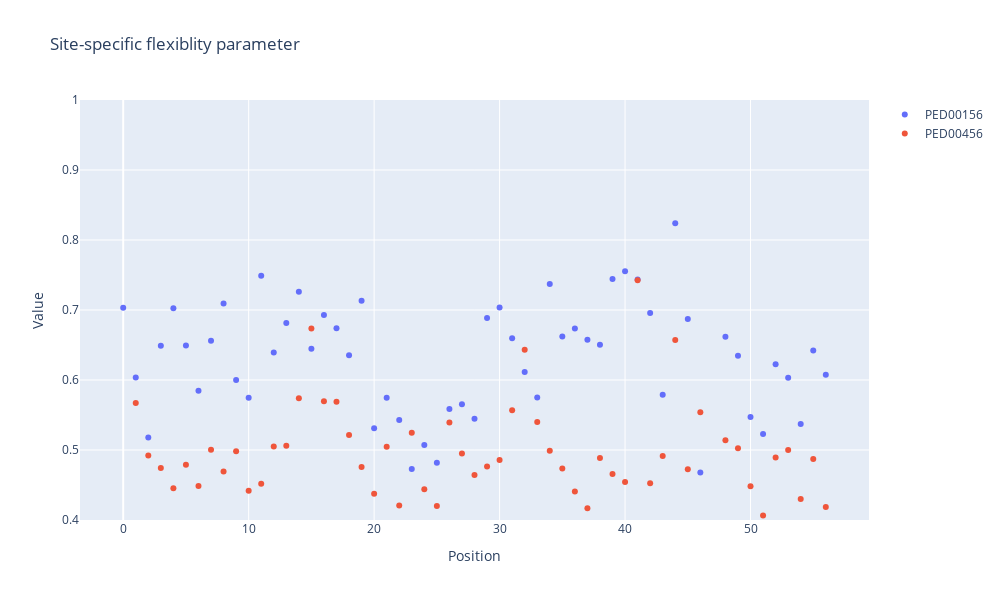

Notebook cell for this chart:
### Markdown cell above
### Site specific flexibility parameter

### Code cell
def featurize_phi_psi_dict(traj_dict, get_names=False):
    featurized_traj_dict = {}
    for traj_key, traj in traj_dict.items():
        atoms = list(traj.topology.atoms)
        phi_ids, phi = mdtraj.compute_phi(traj)
        psi_ids, psi = mdtraj.compute_psi(traj)
        phi_psi = np.concatenate([phi, psi], axis=1)
        if get_names:
            names = []
            for t in phi_ids:
                names.append(repr(atoms[t[1]].residue) + "-PHI")
            for t in psi_ids:
                names.append(repr(atoms[t[0]].residue) + "-PSI")
            featurized_traj_dict[traj_key] = (phi_psi, names)
        else:
            featurized_traj_dict[traj_key] = phi_psi
    return featurized_traj_dict
def split_phipsi_and_delate_lastphi_fristpsi_data(dictionary):
    phi_psi_separated = {}
    for key, value in dictionary.items():
        split_index = value.shape[1] // 2
        phi_array, psi_array = np.split(value, [split_index], axis=1)
        array_phi = np.delete(phi_array, -1, axis=1)
        array_psi = np.delete(psi_array, 0, axis=1)
        phi_psi_separated[key] = [array_phi, array_psi]
    return phi_psi_separated
phi_psi_separated = split_phipsi_and_delate_lastphi_fristpsi_data(featurize_phi_psi_dict(trajectories_angles))
def specific_site_flexibility_parameter(phi_psi_separated):
    f = {}
    for key, (phi_array, psi_array) in phi_psi_separated.items():
        Rsquare_phi =  np.square(np.mean(np.cos(phi_array), axis=0)) + np.square(np.mean(np.sin(phi_array), axis=0))
        Rsquare_psi = np.square(np.mean(np.cos(psi_array), axis=0)) + np.square(np.mean(np.sin(psi_array), axis=0))
        f_i = np.round(1 - (1/2 * np.sqrt(Rsquare_phi)) - (1/2 * np.sqrt(Rsquare_psi)), 5)
        f[key] = f_i
    return f
flexibility_parameter=specific_site_flexibility_parameter(phi_psi_separated)
def plot_scatter(flexibility_paramet):
    fig = go.Figure()
    for key, val in flexibility_paramet.items():
        position = list(range(val.shape[0])) 
        trace = go.Scatter(x=position, y=val, mode='markers', name=key)
        fig.add_trace(trace)
    
    layout = go.Layout(
        title='Site-specific flexiblity parameter',
        xaxis=dict(title='Position'),
        yaxis=dict(title='Value',range=[0.4,1]),
        width=1000,
        height=600
    )
    fig.update_layout(layout)
    fig.show()
plot_scatter(flexibility_parameter)

### Figure 1 — Plotly figure (JSON) as saved in the notebook; plotly's stock layout.template omitted (floating-point values rounded to 4 significant figures)
{"data": [{"mode": "markers", "name": "PED00156", "type": "scatter", "x": [0, 1, 2, 3, 4, 5, 6, 7, 8, 9, 10, 11, 12, 13, 14, 15, 16, 17, 18, 19, 20, 21, 22, 23, 24, 25, 26, 27, 28, 29, 30, 31, 32, 33, 34, 35, 36, 37, 38, 39, 40, 41, 42, 43, 44, 45, 46, 47, 48, 49, 50, 51, 52, 53, 54, 55, 56], "y": [0.7031, 0.6036, 0.5178, 0.6488, 0.7026, 0.6495, 0.5845, 0.6562, 0.7092, 0.6001, 0.5746, 0.749, 0.6393, 0.6815, 0.726, 0.6446, 0.6927, 0.6739, 0.6353, 0.7133, 0.5312, 0.5747, 0.5428, 0.4728, 0.5072, 0.4818, 0.5585, 0.5652, 0.5447, 0.6885, 0.7037, 0.6598, 0.6113, 0.5749, 0.7371, 0.6621, 0.6737, 0.6575, 0.6502, 0.7442, 0.7555, 0.7435, 0.6956, 0.579, 0.8239, 0.6871, 0.4678, 0.3288, 0.6617, 0.6345, 0.5473, 0.5228, 0.6225, 0.6031, 0.5371, 0.6422, 0.6074]}, {"mode": "markers", "name": "PED00456", "type": "scatter", "x": [0, 1, 2, 3, 4, 5, 6, 7, 8, 9, 10, 11, 12, 13, 14, 15, 16, 17, 18, 19, 20, 21, 22, 23, 24, 25, 26, 27, 28, 29, 30, 31, 32, 33, 34, 35, 36, 37, 38, 39, 40, 41, 42, 43, 44, 45, 46, 47, 48, 49, 50, 51, 52, 53, 54, 55, 56], "y": [0.2482, 0.5671, 0.4922, 0.4744, 0.4453, 0.479, 0.4487, 0.5002, 0.4694, 0.4982, 0.4418, 0.4517, 0.505, 0.5061, 0.5741, 0.6736, 0.5697, 0.5688, 0.5213, 0.4758, 0.4376, 0.5045, 0.4207, 0.5246, 0.4441, 0.4201, 0.5391, 0.4949, 0.4643, 0.4764, 0.4857, 0.5568, 0.6432, 0.5401, 0.4989, 0.4735, 0.4408, 0.4166, 0.4885, 0.4656, 0.4544, 0.7424, 0.4526, 0.4916, 0.6572, 0.4726, 0.554, 0.2756, 0.514, 0.5026, 0.4482, 0.4064, 0.4891, 0.5001, 0.43, 0.487, 0.4184]}], "layout": {"height": 600, "title": {"text": "Site-specific flexiblity parameter"}, "width": 1000, "xaxis": {"title": {"text": "Position"}}, "yaxis": {"range": [0.4, 1], "title": {"text": "Value"}}}}
